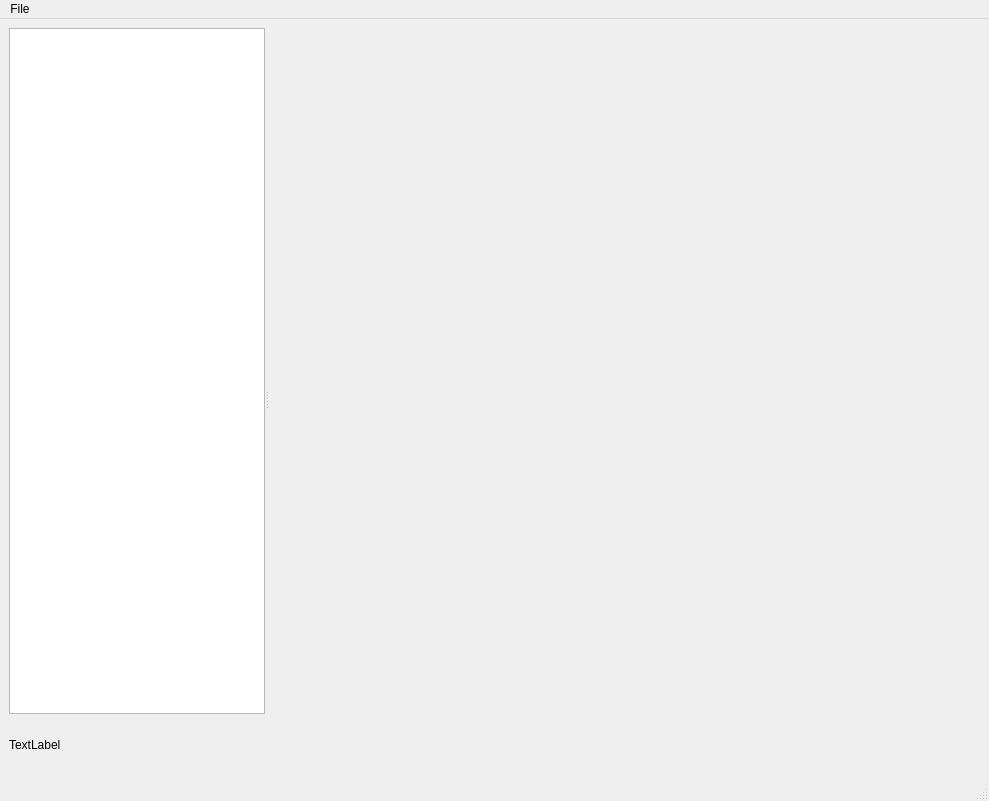
<?xml version="1.0" encoding="UTF-8"?>
<ui version="4.0">
 <class>MainWindow</class>
 <widget class="QMainWindow" name="MainWindow">
  <property name="geometry">
   <rect>
    <x>0</x>
    <y>0</y>
    <width>989</width>
    <height>801</height>
   </rect>
  </property>
  <property name="windowTitle">
   <string>RockStudio</string>
  </property>
  <widget class="QWidget" name="centralwidget">
   <layout class="QHBoxLayout" name="horizontalLayout">
    <item>
     <widget class="QSplitter" name="splitter">
      <property name="orientation">
       <enum>Qt::Orientation::Horizontal</enum>
      </property>
      <widget class="QWidget" name="layoutWidget">
       <layout class="QVBoxLayout" name="verticalLayout">
        <item>
         <widget class="QListWidget" name="listWidget">
          <property name="sizePolicy">
           <sizepolicy hsizetype="Expanding" vsizetype="Expanding">
            <horstretch>1</horstretch>
            <verstretch>0</verstretch>
           </sizepolicy>
          </property>
         </widget>
        </item>
        <item>
         <widget class="CoverArtLabel" name="coverArtLabel">
          <property name="sizePolicy">
           <sizepolicy hsizetype="Expanding" vsizetype="Maximum">
            <horstretch>0</horstretch>
            <verstretch>0</verstretch>
           </sizepolicy>
          </property>
          <property name="minimumSize">
           <size>
            <width>50</width>
            <height>50</height>
           </size>
          </property>
          <property name="text">
           <string>TextLabel</string>
          </property>
          <property name="scaledContents">
           <bool>true</bool>
          </property>
         </widget>
        </item>
       </layout>
      </widget>
      <widget class="QStackedWidget" name="stackedWidget">
       <property name="sizePolicy">
        <sizepolicy hsizetype="Expanding" vsizetype="Expanding">
         <horstretch>2</horstretch>
         <verstretch>0</verstretch>
        </sizepolicy>
       </property>
      </widget>
     </widget>
    </item>
   </layout>
  </widget>
  <widget class="QMenuBar" name="menubar">
   <property name="geometry">
    <rect>
     <x>0</x>
     <y>0</y>
     <width>989</width>
     <height>23</height>
    </rect>
   </property>
   <widget class="QMenu" name="menuFile">
    <property name="title">
     <string>File</string>
    </property>
    <addaction name="actionOpen"/>
    <addaction name="actionNew"/>
   </widget>
   <addaction name="menuFile"/>
  </widget>
  <widget class="QStatusBar" name="statusbar"/>
  <action name="actionOpen">
   <property name="text">
    <string>Open</string>
   </property>
  </action>
  <action name="actionNew">
   <property name="text">
    <string>New</string>
   </property>
  </action>
 </widget>
 <customwidgets>
  <customwidget>
   <class>CoverArtLabel</class>
   <extends>QLabel</extends>
   <header location="global">CoverArtLabel.h</header>
  </customwidget>
 </customwidgets>
 <resources/>
 <connections/>
</ui>
